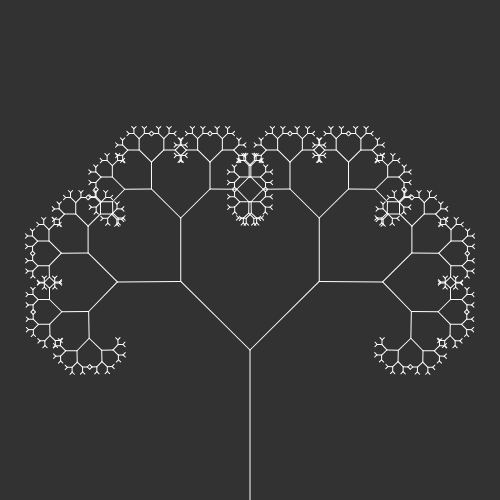
Frame 1 (no input)
Frame 60 (no input): identical to frame 1, image omitted
Frame 120 (the mouse pressed at the canvas centre since frame 60): identical to frame 1, image omitted

The p5.js sketch that drew this single still picture (run headless with seeded random() and noise() and a simulated clock; from frame 60 on, the mouse is pressed at the canvas centre):

// p5.js sketch
// ── sketch.js
var angle = 0;
var slider;
var mul = 0.65;
var i = 0;

function setup() {
	createCanvas(500, 500);
	stroke(255);
	slider = createSlider(0, TWO_PI, PI/4, 0.01);
}

function draw() {
	angle = slider.value();

	background(50);
	translate(width/2, height);
	drawBranch(150);
}


function drawBranch(len) {
	line(0, 0, 0, -len);
	translate(0, -len);

	if (len > 4) {
		// right
		push(); // save
			rotate(angle);
			drawBranch(len * mul);
		pop(); // restore

		// left
		push(); // save
			rotate(-angle);
			drawBranch(len * mul);
		pop(); // restore
	}
}
